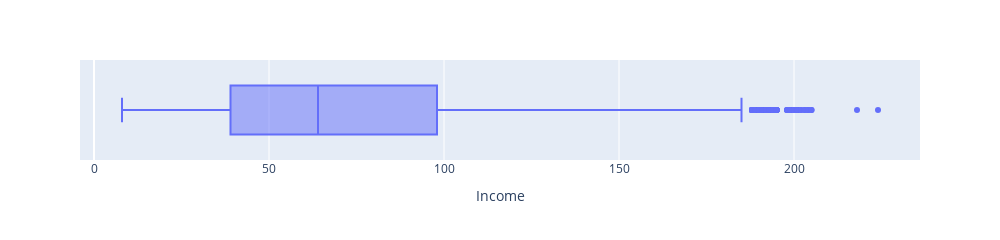
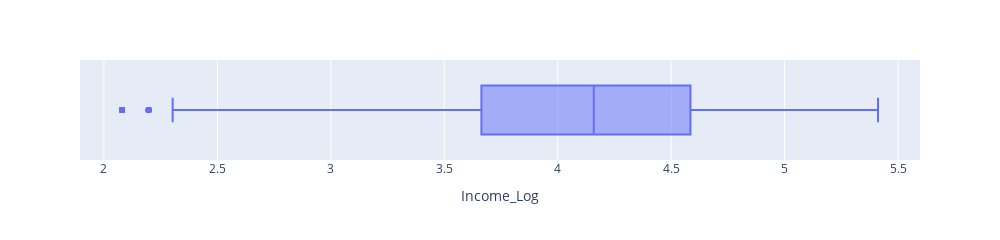

The code cell stored with these charts, in order, in its notebook:
### Code cell
df2['Income_Log'] = np.log(df2.Income)

fig = px.box(df2, x='Income', width=1000, height=200)
fig.show()

fig = px.box(df2, x='Income_Log', width=1000, height=200)
fig.show()

### Figure 1 — Plotly figure (JSON) as saved in the notebook; plotly's stock layout.template omitted (floating-point values rounded to 4 significant figures; data arrays with more than 128 entries replaced by an {"elided": "..."} marker saying what was removed)
{"data": [{"alignmentgroup": "True", "hovertemplate": "Income=%{x}<extra></extra>", "legendgroup": "", "marker": {"color": "#636efa"}, "name": "", "notched": false, "offsetgroup": "", "orientation": "h", "showlegend": false, "type": "box", "x": {"elided": "4947 int values"}, "x0": " ", "xaxis": "x", "y0": " ", "yaxis": "y"}], "layout": {"boxmode": "group", "height": 200, "legend": {"tracegroupgap": 0}, "margin": {"t": 60}, "width": 1000, "xaxis": {"anchor": "y", "domain": [0, 1], "title": {"text": "Income"}}, "yaxis": {"anchor": "x", "domain": [0, 1]}}}

### Figure 2 — Plotly figure (JSON) as saved in the notebook; plotly's stock layout.template omitted (floating-point values rounded to 4 significant figures; data arrays with more than 128 entries replaced by an {"elided": "..."} marker saying what was removed)
{"data": [{"alignmentgroup": "True", "hovertemplate": "Income_Log=%{x}<extra></extra>", "legendgroup": "", "marker": {"color": "#636efa"}, "name": "", "notched": false, "offsetgroup": "", "orientation": "h", "showlegend": false, "type": "box", "x": {"elided": "4947 float values"}, "x0": " ", "xaxis": "x", "y0": " ", "yaxis": "y"}], "layout": {"boxmode": "group", "height": 200, "legend": {"tracegroupgap": 0}, "margin": {"t": 60}, "width": 1000, "xaxis": {"anchor": "y", "domain": [0, 1], "title": {"text": "Income_Log"}}, "yaxis": {"anchor": "x", "domain": [0, 1]}}}
